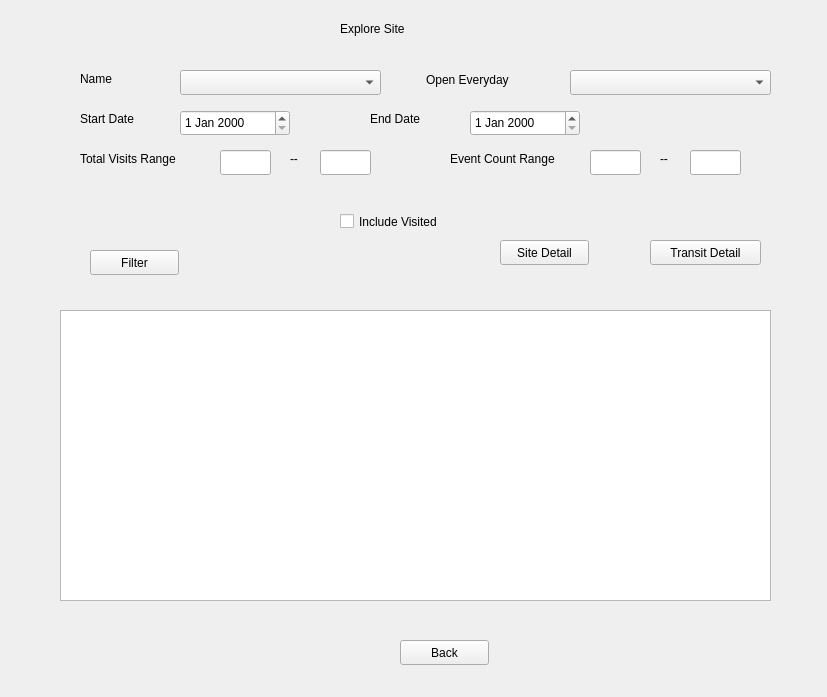
<?xml version="1.0" encoding="UTF-8"?>
<ui version="4.0">
 <class>Form</class>
 <widget class="QWidget" name="Form">
  <property name="geometry">
   <rect>
    <x>0</x>
    <y>0</y>
    <width>827</width>
    <height>697</height>
   </rect>
  </property>
  <property name="windowTitle">
   <string>Form</string>
  </property>
  <widget class="QLabel" name="label">
   <property name="geometry">
    <rect>
     <x>340</x>
     <y>20</y>
     <width>221</width>
     <height>17</height>
    </rect>
   </property>
   <property name="text">
    <string>Explore Site</string>
   </property>
  </widget>
  <widget class="QLabel" name="label_2">
   <property name="geometry">
    <rect>
     <x>80</x>
     <y>70</y>
     <width>67</width>
     <height>17</height>
    </rect>
   </property>
   <property name="text">
    <string>Name</string>
   </property>
  </widget>
  <widget class="QComboBox" name="comboBox">
   <property name="geometry">
    <rect>
     <x>180</x>
     <y>70</y>
     <width>201</width>
     <height>25</height>
    </rect>
   </property>
  </widget>
  <widget class="QLabel" name="label_3">
   <property name="geometry">
    <rect>
     <x>426</x>
     <y>70</y>
     <width>111</width>
     <height>20</height>
    </rect>
   </property>
   <property name="text">
    <string>Open Everyday</string>
   </property>
  </widget>
  <widget class="QComboBox" name="comboBox_2">
   <property name="geometry">
    <rect>
     <x>570</x>
     <y>70</y>
     <width>201</width>
     <height>25</height>
    </rect>
   </property>
  </widget>
  <widget class="QLabel" name="label_4">
   <property name="geometry">
    <rect>
     <x>290</x>
     <y>150</y>
     <width>21</width>
     <height>17</height>
    </rect>
   </property>
   <property name="text">
    <string>--</string>
   </property>
  </widget>
  <widget class="QDateEdit" name="dateEdit">
   <property name="geometry">
    <rect>
     <x>180</x>
     <y>110</y>
     <width>110</width>
     <height>26</height>
    </rect>
   </property>
  </widget>
  <widget class="QLabel" name="label_6">
   <property name="geometry">
    <rect>
     <x>80</x>
     <y>110</y>
     <width>91</width>
     <height>17</height>
    </rect>
   </property>
   <property name="text">
    <string>Start Date</string>
   </property>
  </widget>
  <widget class="QLineEdit" name="lineEdit">
   <property name="geometry">
    <rect>
     <x>220</x>
     <y>150</y>
     <width>51</width>
     <height>25</height>
    </rect>
   </property>
  </widget>
  <widget class="QLabel" name="label_5">
   <property name="geometry">
    <rect>
     <x>80</x>
     <y>150</y>
     <width>141</width>
     <height>17</height>
    </rect>
   </property>
   <property name="text">
    <string>Total Visits Range</string>
   </property>
  </widget>
  <widget class="QLabel" name="label_7">
   <property name="geometry">
    <rect>
     <x>370</x>
     <y>110</y>
     <width>91</width>
     <height>17</height>
    </rect>
   </property>
   <property name="text">
    <string>End Date</string>
   </property>
  </widget>
  <widget class="QLineEdit" name="lineEdit_2">
   <property name="geometry">
    <rect>
     <x>320</x>
     <y>150</y>
     <width>51</width>
     <height>25</height>
    </rect>
   </property>
  </widget>
  <widget class="QDateEdit" name="dateEdit_2">
   <property name="geometry">
    <rect>
     <x>470</x>
     <y>110</y>
     <width>110</width>
     <height>26</height>
    </rect>
   </property>
  </widget>
  <widget class="QLineEdit" name="lineEdit_3">
   <property name="geometry">
    <rect>
     <x>590</x>
     <y>150</y>
     <width>51</width>
     <height>25</height>
    </rect>
   </property>
  </widget>
  <widget class="QLabel" name="label_8">
   <property name="geometry">
    <rect>
     <x>450</x>
     <y>150</y>
     <width>141</width>
     <height>17</height>
    </rect>
   </property>
   <property name="text">
    <string>Event Count Range</string>
   </property>
  </widget>
  <widget class="QLabel" name="label_9">
   <property name="geometry">
    <rect>
     <x>660</x>
     <y>150</y>
     <width>21</width>
     <height>17</height>
    </rect>
   </property>
   <property name="text">
    <string>--</string>
   </property>
  </widget>
  <widget class="QLineEdit" name="lineEdit_4">
   <property name="geometry">
    <rect>
     <x>690</x>
     <y>150</y>
     <width>51</width>
     <height>25</height>
    </rect>
   </property>
  </widget>
  <widget class="QCheckBox" name="checkBox_2">
   <property name="geometry">
    <rect>
     <x>340</x>
     <y>210</y>
     <width>261</width>
     <height>23</height>
    </rect>
   </property>
   <property name="text">
    <string>Include Visited</string>
   </property>
  </widget>
  <widget class="QPushButton" name="pushButton">
   <property name="geometry">
    <rect>
     <x>90</x>
     <y>250</y>
     <width>89</width>
     <height>25</height>
    </rect>
   </property>
   <property name="text">
    <string>Filter</string>
   </property>
  </widget>
  <widget class="QPushButton" name="pushButton_2">
   <property name="geometry">
    <rect>
     <x>500</x>
     <y>240</y>
     <width>89</width>
     <height>25</height>
    </rect>
   </property>
   <property name="text">
    <string>Site Detail</string>
   </property>
  </widget>
  <widget class="QPushButton" name="pushButton_3">
   <property name="geometry">
    <rect>
     <x>650</x>
     <y>240</y>
     <width>111</width>
     <height>25</height>
    </rect>
   </property>
   <property name="text">
    <string>Transit Detail</string>
   </property>
  </widget>
  <widget class="QTableWidget" name="tableWidget">
   <property name="geometry">
    <rect>
     <x>60</x>
     <y>310</y>
     <width>711</width>
     <height>291</height>
    </rect>
   </property>
  </widget>
  <widget class="QPushButton" name="pushButton_4">
   <property name="geometry">
    <rect>
     <x>400</x>
     <y>640</y>
     <width>89</width>
     <height>25</height>
    </rect>
   </property>
   <property name="text">
    <string>Back</string>
   </property>
  </widget>
 </widget>
 <resources/>
 <connections/>
</ui>
